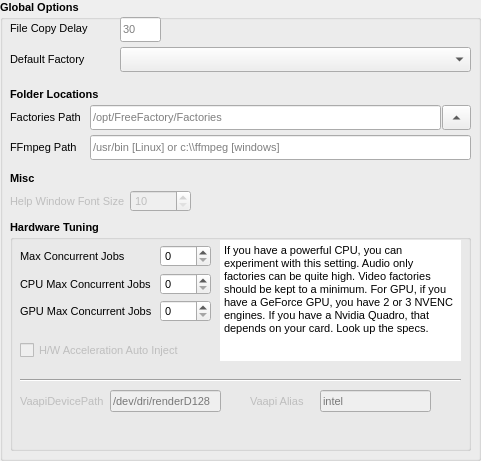
     <widget class="QGroupBox" name="ffmxprogramglob">
      <property name="enabled">
       <bool>true</bool>
      </property>
      <property name="geometry">
       <rect>
        <x>10</x>
        <y>160</y>
        <width>481</width>
        <height>461</height>
       </rect>
      </property>
      <property name="font">
       <font>
        <pointsize>8</pointsize>
        <italic>false</italic>
        <bold>true</bold>
       </font>
      </property>
      <property name="title">
       <string>Global Options</string>
      </property>
      <widget class="QLineEdit" name="AppleDelaySecondsGlobal">
       <property name="geometry">
        <rect>
         <x>120</x>
         <y>17</y>
         <width>41</width>
         <height>25</height>
        </rect>
       </property>
       <property name="font">
        <font>
         <pointsize>8</pointsize>
         <italic>false</italic>
         <bold>false</bold>
        </font>
       </property>
       <property name="toolTip">
        <string>Delay (seconds) before the service picks up new files; helps avoid partial/locked copies on slow disks or network shares.</string>
       </property>
       <property name="text">
        <string/>
       </property>
       <property name="placeholderText">
        <string>30</string>
       </property>
      </widget>
      <widget class="QLabel" name="l_AppleDelay">
       <property name="geometry">
        <rect>
         <x>10</x>
         <y>20</y>
         <width>81</width>
         <height>17</height>
        </rect>
       </property>
       <property name="font">
        <font>
         <pointsize>8</pointsize>
         <italic>false</italic>
         <bold>false</bold>
        </font>
       </property>
       <property name="toolTip">
        <string/>
       </property>
       <property name="text">
        <string>File Copy Delay</string>
       </property>
      </widget>
      <widget class="QLineEdit" name="PathtoFFmpegGlobal">
       <property name="geometry">
        <rect>
         <x>90</x>
         <y>135</y>
         <width>381</width>
         <height>25</height>
        </rect>
       </property>
       <property name="font">
        <font>
         <pointsize>8</pointsize>
         <italic>false</italic>
         <bold>false</bold>
        </font>
       </property>
       <property name="placeholderText">
        <string>/usr/bin [Linux] or c:\\ffmpeg [windows]</string>
       </property>
      </widget>
      <widget class="QLabel" name="l_PathtoFfmpeg">
       <property name="geometry">
        <rect>
         <x>10</x>
         <y>136</y>
         <width>71</width>
         <height>22</height>
        </rect>
       </property>
       <property name="font">
        <font>
         <pointsize>8</pointsize>
         <italic>false</italic>
         <bold>false</bold>
        </font>
       </property>
       <property name="text">
        <string>FFmpeg Path</string>
       </property>
      </widget>
      <widget class="QLabel" name="l_PathtoFactories">
       <property name="geometry">
        <rect>
         <x>10</x>
         <y>106</y>
         <width>71</width>
         <height>22</height>
        </rect>
       </property>
       <property name="font">
        <font>
         <pointsize>8</pointsize>
         <italic>false</italic>
         <bold>false</bold>
        </font>
       </property>
       <property name="text">
        <string>Factories Path</string>
       </property>
      </widget>
      <widget class="QLineEdit" name="PathtoFactoriesGlobal">
       <property name="geometry">
        <rect>
         <x>90</x>
         <y>105</y>
         <width>351</width>
         <height>25</height>
        </rect>
       </property>
       <property name="font">
        <font>
         <pointsize>8</pointsize>
         <italic>false</italic>
         <bold>false</bold>
        </font>
       </property>
       <property name="text">
        <string/>
       </property>
       <property name="placeholderText">
        <string>/opt/FreeFactory/Factories</string>
       </property>
      </widget>
      <widget class="QLabel" name="l_FolderLocations">
       <property name="geometry">
        <rect>
         <x>10</x>
         <y>86</y>
         <width>101</width>
         <height>16</height>
        </rect>
       </property>
       <property name="text">
        <string>Folder Locations</string>
       </property>
      </widget>
      <widget class="QComboBox" name="DefaultFactoryGlobal">
       <property name="geometry">
        <rect>
         <x>120</x>
         <y>47</y>
         <width>351</width>
         <height>25</height>
        </rect>
       </property>
       <property name="font">
        <font>
         <pointsize>8</pointsize>
         <italic>false</italic>
         <bold>false</bold>
        </font>
       </property>
       <property name="toolTip">
        <string>Sets the Factory which gets loaded on Program start.</string>
       </property>
       <item>
        <property name="text">
         <string/>
        </property>
       </item>
      </widget>
      <widget class="QLabel" name="label">
       <property name="geometry">
        <rect>
         <x>10</x>
         <y>51</y>
         <width>91</width>
         <height>16</height>
        </rect>
       </property>
       <property name="font">
        <font>
         <pointsize>8</pointsize>
         <italic>false</italic>
         <bold>false</bold>
        </font>
       </property>
       <property name="toolTip">
        <string>Sets the Factory which gets loaded on Program start.</string>
       </property>
       <property name="text">
        <string>Default Factory</string>
       </property>
      </widget>
      <widget class="QGroupBox" name="groupBox_7">
       <property name="geometry">
        <rect>
         <x>10</x>
         <y>220</y>
         <width>461</width>
         <height>231</height>
        </rect>
       </property>
       <property name="title">
        <string>Hardware Tuning</string>
       </property>
       <widget class="QLabel" name="l_GpuMaxConcurrentJobsGlobal">
        <property name="geometry">
         <rect>
          <x>10</x>
          <y>83</y>
          <width>131</width>
          <height>17</height>
         </rect>
        </property>
        <property name="font">
         <font>
          <pointsize>8</pointsize>
          <italic>false</italic>
          <bold>false</bold>
         </font>
        </property>
        <property name="toolTip">
         <string>&lt;html&gt;&lt;head/&gt;&lt;body&gt;&lt;p&gt;&lt;span style=&quot; font-weight:400;&quot;&gt;Older Apple computers need this when copying to a shared SMB Linux folder.&lt;/span&gt;&lt;/p&gt;&lt;/body&gt;&lt;/html&gt;</string>
        </property>
        <property name="text">
         <string>GPU Max Concurrent Jobs</string>
        </property>
       </widget>
       <widget class="QLabel" name="l_CpuMaxConcurrentJobsGlobal">
        <property name="geometry">
         <rect>
          <x>10</x>
          <y>56</y>
          <width>131</width>
          <height>17</height>
         </rect>
        </property>
        <property name="font">
         <font>
          <pointsize>8</pointsize>
          <italic>false</italic>
          <bold>false</bold>
         </font>
        </property>
        <property name="toolTip">
         <string>&lt;html&gt;&lt;head/&gt;&lt;body&gt;&lt;p&gt;&lt;span style=&quot; font-weight:400;&quot;&gt;Older Apple computers need this when copying to a shared SMB Linux folder.&lt;/span&gt;&lt;/p&gt;&lt;/body&gt;&lt;/html&gt;</string>
        </property>
        <property name="text">
         <string>CPU Max Concurrent Jobs</string>
        </property>
       </widget>
       <widget class="QSpinBox" name="GpuMaxConcurrentJobsGlobal">
        <property name="geometry">
         <rect>
          <x>150</x>
          <y>80</y>
          <width>51</width>
          <height>22</height>
         </rect>
        </property>
        <property name="font">
         <font>
          <pointsize>8</pointsize>
          <italic>false</italic>
          <bold>false</bold>
         </font>
        </property>
        <property name="toolTip">
         <string>Set this to limit how many GPU jobs the FreeFactory service
will process in parallel (2-3 = safest).
This can be higher if using Quadro H/W.</string>
        </property>
        <property name="maximum">
         <number>10</number>
        </property>
        <property name="value">
         <number>0</number>
        </property>
       </widget>
       <widget class="QSpinBox" name="CpuMaxConcurrentJobsGlobal">
        <property name="geometry">
         <rect>
          <x>150</x>
          <y>53</y>
          <width>51</width>
          <height>22</height>
         </rect>
        </property>
        <property name="font">
         <font>
          <pointsize>8</pointsize>
          <italic>false</italic>
          <bold>false</bold>
         </font>
        </property>
        <property name="toolTip">
         <string>Set this to limit how many CPU jobs the FreeFactory service
will process in parallel (1 = safest).</string>
        </property>
        <property name="maximum">
         <number>30</number>
        </property>
        <property name="value">
         <number>0</number>
        </property>
       </widget>
       <widget class="QPlainTextEdit" name="HardwareTuningDescription">
        <property name="geometry">
         <rect>
          <x>210</x>
          <y>20</y>
          <width>241</width>
          <height>121</height>
         </rect>
        </property>
        <property name="font">
         <font>
          <pointsize>8</pointsize>
          <italic>false</italic>
          <bold>false</bold>
         </font>
        </property>
        <property name="frameShape">
         <enum>QFrame::Shape::NoFrame</enum>
        </property>
        <property name="undoRedoEnabled">
         <bool>false</bool>
        </property>
        <property name="readOnly">
         <bool>true</bool>
        </property>
        <property name="plainText">
         <string>If you have a powerful CPU, you can experiment with this setting. Audio only factories can be quite high. Video factories should be kept to a minimum. For GPU, if you have a GeForce GPU, you have 2 or 3 NVENC engines. If you have a Nvidia Quadro, that depends on your card. Look up the specs. </string>
        </property>
        <property name="backgroundVisible">
         <bool>false</bool>
        </property>
       </widget>
       <widget class="QLabel" name="l_MaxConcurrentJobsGlobal">
        <property name="geometry">
         <rect>
          <x>10</x>
          <y>28</y>
          <width>111</width>
          <height>17</height>
         </rect>
        </property>
        <property name="font">
         <font>
          <pointsize>8</pointsize>
          <italic>false</italic>
          <bold>false</bold>
         </font>
        </property>
        <property name="toolTip">
         <string>&lt;html&gt;&lt;head/&gt;&lt;body&gt;&lt;p&gt;&lt;span style=&quot; font-weight:400;&quot;&gt;Older Apple computers need this when copying to a shared SMB Linux folder.&lt;/span&gt;&lt;/p&gt;&lt;/body&gt;&lt;/html&gt;</string>
        </property>
        <property name="text">
         <string>Max Concurrent Jobs</string>
        </property>
       </widget>
       <widget class="QSpinBox" name="MaxConcurrentJobsGlobal">
        <property name="geometry">
         <rect>
          <x>150</x>
          <y>25</y>
          <width>51</width>
          <height>22</height>
         </rect>
        </property>
        <property name="font">
         <font>
          <pointsize>8</pointsize>
          <italic>false</italic>
          <bold>false</bold>
         </font>
        </property>
        <property name="toolTip">
         <string>Global cap on concurrent conversions across all factories (CPU + GPU).
0 = unlimited. Per-type limits still apply; the lowest limit wins.
Example: CPU=5, GPU=2, Global=3 → at most 3 total jobs at once.
Takes effect for new jobs; running jobs are not interrupted.
</string>
        </property>
        <property name="maximum">
         <number>64</number>
        </property>
        <property name="value">
         <number>0</number>
        </property>
       </widget>
       <widget class="QCheckBox" name="checkHwaccelAutoinject">
        <property name="enabled">
         <bool>false</bool>
        </property>
        <property name="geometry">
         <rect>
          <x>10</x>
          <y>120</y>
          <width>171</width>
          <height>20</height>
         </rect>
        </property>
        <property name="font">
         <font>
          <pointsize>8</pointsize>
          <italic>false</italic>
          <bold>false</bold>
         </font>
        </property>
        <property name="text">
         <string>H/W Acceleration Auto Inject</string>
        </property>
       </widget>
       <widget class="QLineEdit" name="VaapiDevicePath">
        <property name="enabled">
         <bool>false</bool>
        </property>
        <property name="geometry">
         <rect>
          <x>100</x>
          <y>170</y>
          <width>111</width>
          <height>22</height>
         </rect>
        </property>
        <property name="font">
         <font>
          <pointsize>8</pointsize>
          <italic>false</italic>
          <bold>false</bold>
         </font>
        </property>
        <property name="placeholderText">
         <string>/dev/dri/renderD128</string>
        </property>
       </widget>
       <widget class="QLabel" name="label_6">
        <property name="enabled">
         <bool>false</bool>
        </property>
        <property name="geometry">
         <rect>
          <x>10</x>
          <y>173</y>
          <width>101</width>
          <height>16</height>
         </rect>
        </property>
        <property name="font">
         <font>
          <pointsize>8</pointsize>
          <italic>false</italic>
          <bold>false</bold>
         </font>
        </property>
        <property name="text">
         <string>VaapiDevicePath</string>
        </property>
       </widget>
       <widget class="QLineEdit" name="VaapiDevicePath_2">
        <property name="enabled">
         <bool>false</bool>
        </property>
        <property name="geometry">
         <rect>
          <x>310</x>
          <y>170</y>
          <width>111</width>
          <height>22</height>
         </rect>
        </property>
        <property name="font">
         <font>
          <pointsize>8</pointsize>
          <italic>false</italic>
          <bold>false</bold>
         </font>
        </property>
        <property name="placeholderText">
         <string>intel</string>
        </property>
       </widget>
       <widget class="QLabel" name="label_7">
        <property name="enabled">
         <bool>false</bool>
        </property>
        <property name="geometry">
         <rect>
          <x>240</x>
          <y>173</y>
          <width>61</width>
          <height>16</height>
         </rect>
        </property>
        <property name="font">
         <font>
          <pointsize>8</pointsize>
          <italic>false</italic>
          <bold>false</bold>
         </font>
        </property>
        <property name="text">
         <string>Vaapi Alias</string>
        </property>
       </widget>
       <widget class="Line" name="line_2">
        <property name="geometry">
         <rect>
          <x>10</x>
          <y>150</y>
          <width>441</width>
          <height>20</height>
         </rect>
        </property>
        <property name="orientation">
         <enum>Qt::Orientation::Horizontal</enum>
        </property>
       </widget>
      </widget>
      <widget class="QLabel" name="l_spinHelpWindowFontSize">
       <property name="enabled">
        <bool>false</bool>
       </property>
       <property name="geometry">
        <rect>
         <x>10</x>
         <y>193</y>
         <width>121</width>
         <height>16</height>
        </rect>
       </property>
       <property name="font">
        <font>
         <pointsize>8</pointsize>
         <italic>false</italic>
         <bold>false</bold>
        </font>
       </property>
       <property name="text">
        <string>Help Window Font Size</string>
       </property>
      </widget>
      <widget class="QSpinBox" name="spinHelpWindowFontSize">
       <property name="enabled">
        <bool>false</bool>
       </property>
       <property name="geometry">
        <rect>
         <x>130</x>
         <y>190</y>
         <width>61</width>
         <height>22</height>
        </rect>
       </property>
       <property name="font">
        <font>
         <pointsize>8</pointsize>
         <italic>false</italic>
         <bold>false</bold>
        </font>
       </property>
       <property name="minimum">
        <number>10</number>
       </property>
       <property name="maximum">
        <number>18</number>
       </property>
      </widget>
      <widget class="QLabel" name="l_FolderLocations_2">
       <property name="geometry">
        <rect>
         <x>10</x>
         <y>170</y>
         <width>41</width>
         <height>16</height>
        </rect>
       </property>
       <property name="text">
        <string>Misc</string>
       </property>
      </widget>
      <widget class="QToolButton" name="toolButton_FactoriesPath">
       <property name="geometry">
        <rect>
         <x>442</x>
         <y>105</y>
         <width>29</width>
         <height>25</height>
        </rect>
       </property>
       <property name="text">
        <string>...</string>
       </property>
       <property name="icon">
        <iconset theme="QIcon::ThemeIcon::FolderNew"/>
       </property>
       <property name="arrowType">
        <enum>Qt::ArrowType::UpArrow</enum>
       </property>
      </widget>
     </widget>
